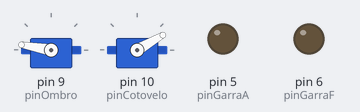
A sketch run on a simulated Arduino Uno, built with avr-gcc and run on an emulated ATmega328P. On the bench: 2 × servo, output pins drawn as LEDs (lit = HIGH).

Above: at 0.1 s.
At 2.1 s:
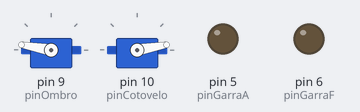
At 4.9 s:
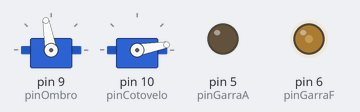
At 6.2 s:
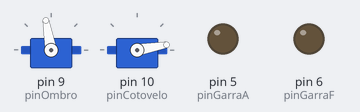
Timing chart, 0 to 7.7 s (numbered marks = the images above):
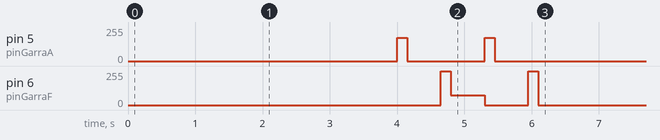

The sketch:

Codigo_teste_pwm_garra.ino
```cpp
#include <Servo.h>

Servo ombro;
Servo cotovelo;

const int pinOmbro = 9;
const int pinCotovelo = 10;
const int pinGarraF = 6;
const int pinGarraA = 5;

const int potencia_garra_max = 255;
const int potencia_garra_min = 175;
const int potencia_garra_aperto = 75;

void garra(int posicao);

void setup() {
  pinMode(pinOmbro, INPUT);
  pinMode(pinCotovelo, INPUT);
  ombro.attach(pinOmbro);
  cotovelo.attach(pinCotovelo);

  cotovelo.write(30);
  ombro.write(170);
  delay(2000);

  cotovelo.write(10);
  delay(1000);
  ombro.write(100);
  delay(1000);

  garra(0);
  delay(500);

  garra(1);
  delay(500);

  garra(0);
  delay(500);

  garra(2);
  delay(500);
}

void loop() {
  // put your main code here, to run repeatedly:
}
void garra(int posicao) {
  const int delay_Garra = 150;
  // 1 fechar garra e 0 para abrir
  if (posicao == 1) {
    // Fecha a Garra e mantem apertada
    analogWrite(pinGarraA, 0);
    analogWrite(pinGarraF, potencia_garra_max);
    delay(delay_Garra);
    analogWrite(pinGarraA, 0);
    analogWrite(pinGarraF, potencia_garra_aperto);
  } else if (posicao >= 2) {
    // Fecha a Garra sem manter apertada
    analogWrite(pinGarraA, 0);
    analogWrite(pinGarraF, potencia_garra_max);
    delay(delay_Garra);
    analogWrite(pinGarraA, 0);
    analogWrite(pinGarraF, 0);
  } else {
    // Abre a Garra
    analogWrite(pinGarraA, potencia_garra_min);
    analogWrite(pinGarraF, 0);
    delay(delay_Garra);
    analogWrite(pinGarraA, 0);
    analogWrite(pinGarraF, 0);
  }
}
```
